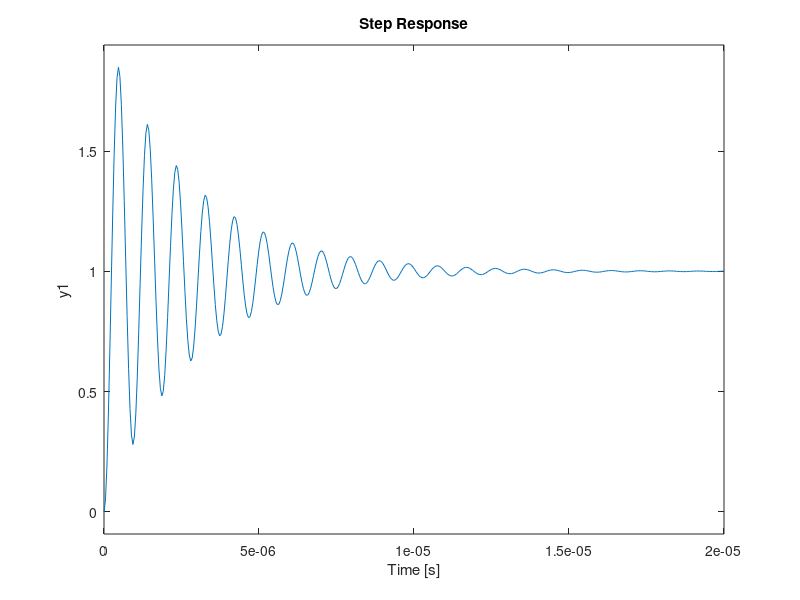
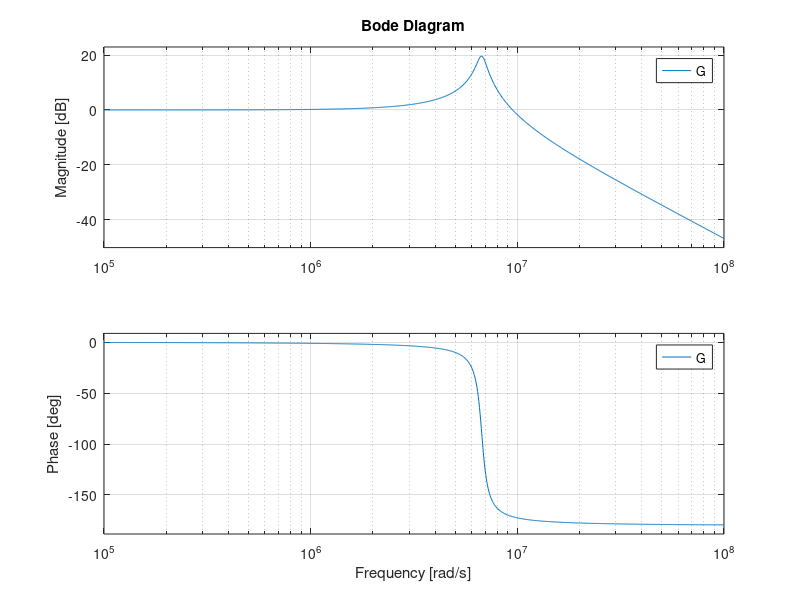
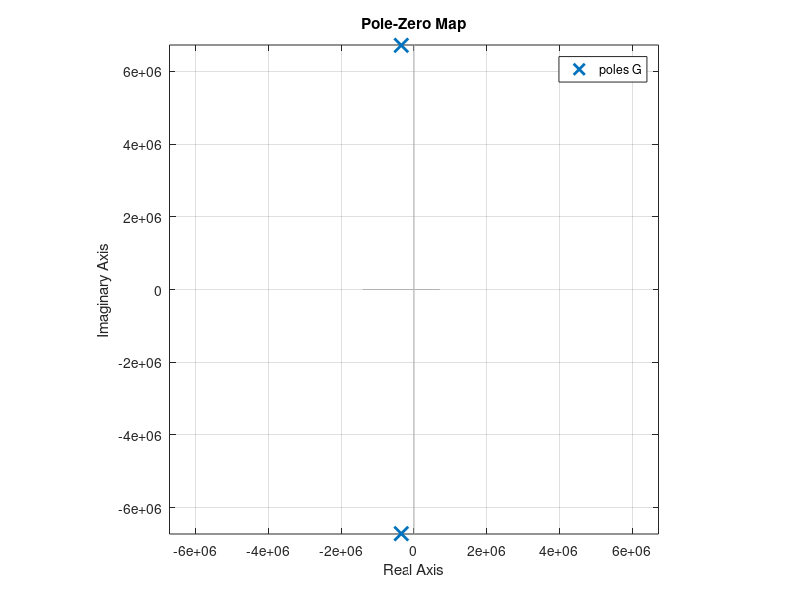

The MATLAB script that drew these images, in order:
close all; clear; clc;
s = tf('s');

f0 = 1*10^(6);
Q = 10;

w = 2*pi*f0;

L = 47*10^(-6); R = 3.3*10;  C = 4.7*(10^-10);

disp(C);

G = (1/(L*C))/(s^2 + (R/L)*s + (1/(L*C)));

%check zeta and wn
wn = sqrt(1/(L*C));
zeta = 1/(2*Q);

figure; step(G); grid;
saveas(gcf,'rlc_step.png');

figure; bode(G); grid on;
saveas(gcf, 'rlc_bode.png');

figure; pzmap(G);
xlim([-wn,wn]);ylim([-wn,wn]);
daspect([1 1 1]);
saveas(gcf, 'rlc_pzmap.png');